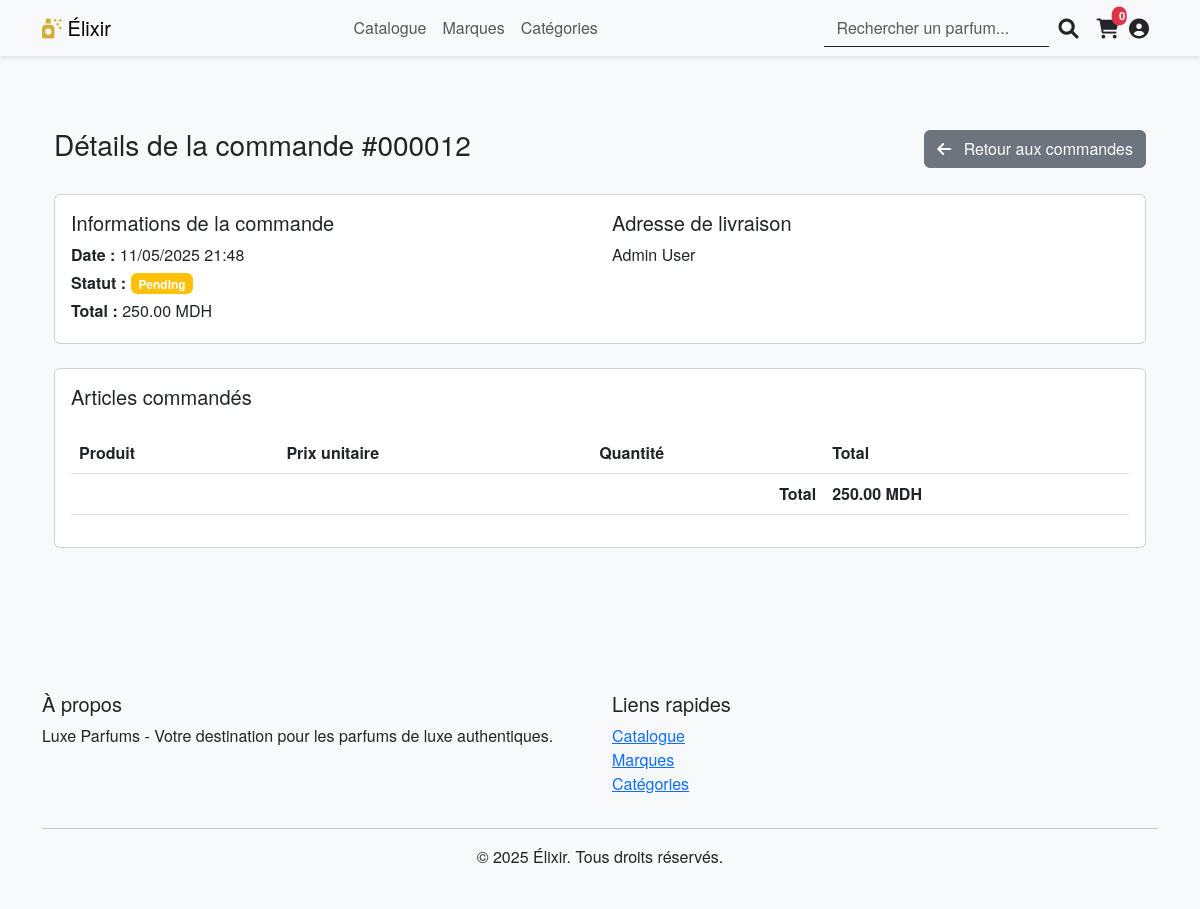
Page /parfum/order_details.php?id=12 (signed in) on the committed database.
### tables this page shows
CREATE TABLE IF NOT EXISTS `orders` (
  `id` int NOT NULL AUTO_INCREMENT,
  `user_id` int NOT NULL,
  `total_amount` decimal(10,2) NOT NULL,
  `status` enum('pending','processing','shipped','delivered','cancelled') NOT NULL DEFAULT 'pending',
  `payment_method` enum('credit_card','paypal','cash_on_delivery') NOT NULL,
  `shipping_address` text NOT NULL,
  `shipping_city` varchar(100) NOT NULL,
  `shipping_postal_code` varchar(20) NOT NULL,
  `shipping_phone` varchar(20) NOT NULL,
  `shipping_first_name` varchar(50) NOT NULL,
  `shipping_last_name` varchar(50) NOT NULL,
  `created_at` timestamp NULL DEFAULT CURRENT_TIMESTAMP,
  `updated_at` timestamp NULL DEFAULT CURRENT_TIMESTAMP ON UPDATE CURRENT_TIMESTAMP,
  PRIMARY KEY (`id`),
  KEY `user_id` (`user_id`)
);

CREATE TABLE IF NOT EXISTS `users` (
  `id` int NOT NULL AUTO_INCREMENT,
  `username` varchar(50) NOT NULL,
  `email` varchar(100) NOT NULL,
  `password` varchar(255) NOT NULL,
  `role` enum('admin','client') NOT NULL DEFAULT 'client',
  `first_name` varchar(50) DEFAULT NULL,
  `last_name` varchar(50) DEFAULT NULL,
  `address` text,
  `city` varchar(100) DEFAULT NULL,
  `postal_code` varchar(20) DEFAULT NULL,
  `country` varchar(100) DEFAULT NULL,
  `phone` varchar(20) DEFAULT NULL,
  `created_at` timestamp NULL DEFAULT CURRENT_TIMESTAMP,
  `updated_at` timestamp NULL DEFAULT CURRENT_TIMESTAMP ON UPDATE CURRENT_TIMESTAMP,
  PRIMARY KEY (`id`),
  UNIQUE KEY `username` (`username`),
  UNIQUE KEY `email` (`email`)
);

### parfum/order_details.php (the view, shortened to what this page needs)
<?php
require_once 'includes/header.php';
$stmt = $pdo->prepare("
    SELECT o.*, u.first_name, u.last_name, u.email, u.phone,
           u.address, u.city, u.postal_code, u.country
    FROM orders o
    JOIN users u ON o.user_id = u.id
    WHERE o.id = ? AND o.user_id = ?
");
$stmt->execute([(int)$_GET['id'], $_SESSION['user_id']]);
$order = $stmt->fetch();
?>
<div class="container py-5">
    <div class="row">
        <div class="col-md-12">
            <div class="d-flex justify-content-between align-items-center mb-4">
                <h1 class="h3">Détails de la commande #<?php echo str_pad($order['id'], 6, '0', STR_PAD_LEFT); ?></h1>
                <a href="profile.php#orders" class="btn btn-secondary">
                    <i class="fas fa-arrow-left me-2"></i> Retour aux commandes
                </a>
            </div>
            <div class="card mb-4">
                <div class="card-body">
                    <div class="row">
                        <div class="col-md-6">
                            <h5 class="card-title">Informations de la commande</h5>
                            <p class="mb-1">
                                <strong>Date :</strong> <?php echo date('d/m/Y H:i', strtotime($order['created_at'])); ?>
                            </p>
                            <p class="mb-1">
                                <strong>Statut :</strong>
                                <span class="badge bg-<?php
                                    echo $order['status'] === 'completed' ? 'success' :
                                        ($order['status'] === 'pending' ? 'warning' : 'secondary');
                                ?>">
                                    <?php echo ucfirst($order['status']); ?>
                                </span>
                            </p>
                            <p class="mb-1">
                                <strong>Total :</strong> <?php echo number_format($order['total_amount'], 2); ?> MDH
                            </p>
                        </div>
                        <div class="col-md-6">
                            <h5 class="card-title">Adresse de livraison</h5>
                            <p class="mb-1"><?php echo htmlspecialchars(($order['first_name'] ?? '') . ' ' . ($order['last_name'] ?? '')); ?></p>
                        </div>
                    </div>
                </div>
            </div>
            <div class="card">
                <div class="card-body">
                    <h5 class="card-title mb-4">Articles commandés</h5>
                    <div class="table-responsive">
                        <table class="table">
                            <thead>
                                <tr>
                                    <th>Produit</th>
                                    <th>Prix unitaire</th>
                                    <th>Quantité</th>
                                    <th>Total</th>
                                </tr>
                            </thead>
                            <tfoot>
                                <tr>
                                    <td colspan="3" class="text-end"><strong>Total</strong></td>
                                    <td><strong><?php echo number_format($order['total_amount'], 2); ?> MDH</strong></td>
                                </tr>
                            </tfoot>
                        </table>
                    </div>
                </div>
            </div>
        </div>
    </div>
</div>
<?php require_once 'includes/footer.php'; ?>

### parfum/assets/css/style.css (style rules this page uses)
:root { --primary-color: #f8f9fa; --secondary-color: #e9ecef; --accent-color: #d4af37; --text-color: #212529; --light-pink: #ffd1dc; --light-gray: #f8f9fa; }
body { font-family: 'Helvetica Neue', Arial, sans-serif; color: var(--text-color); background-color: var(--primary-color); }

### rows in the picture
orders: id "000012", created_at "11/05/2025 21:48", status "Pending", total_amount "250.00", user.last_name "Admin User"

### other values in the picture
SITE_NAME "Élixir"
